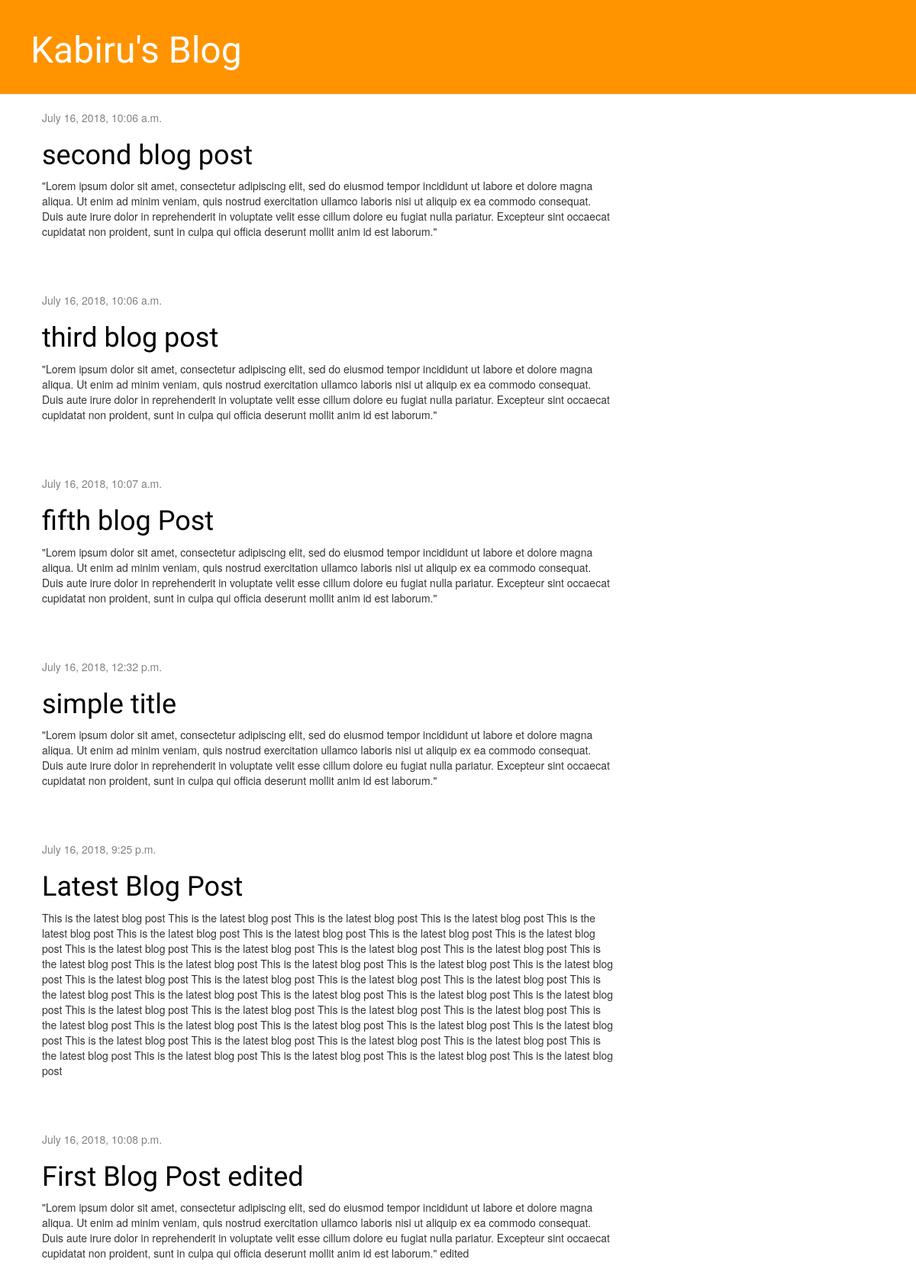
The page / on the database its author committed.
### blog/models.py (models this page shows, shortened)
class Post(models.Model):
    author = models.ForeignKey('auth.user', on_delete=models.CASCADE)
    title = models.CharField(max_length=200)
    text = models.TextField()
    created_date = models.DateTimeField(default=timezone.now)
    published_date = models.DateTimeField(blank=True, null=True)

### blog/views.py (the view)
# urls.py: url(r'^$', views.post_list,	name='post_list'),
def post_list(request):
    posts	=	Post.objects.filter(published_date__lte=timezone.now()).order_by('published_date')
    return render(request, 'blog/post_list.html', {'posts': posts})

### blog/templates/blog/post_list.html
{% extends 'blog/base.html' %} {% block content %} {% for post in posts %}
<div class="post">
    <div class="date">
        {{ post.published_date }}
    </div>
    <h1><a href="{%	url	'post_detail'	pk=post.pk	%}">{{	post.title	}}</a></h1>
    <p>{{ post.text|linebreaksbr }}</p>
</div>
{% endfor %} {% endblock %}

### blog/static/css/blog.css (style rules this page uses)
h1, h2, h3, h4 { font-family: 'Lobster', cursive; }
.date { color: #828282; }
.post { margin-bottom: 70px; }
.post h1 a, .post h1 a:visited { color: #000000; }

### rows shown on the page
Post: published_date "July 16, 2018, 10:06 a.m.", title "second blog post", text "\"Lorem ipsum dolor sit amet, consectetur adipiscing elit, sed do eiusmod tempor incididunt ut labore et dolore magna aliqua. Ut enim ad minim veniam, quis nostrud exercitation ullamco laboris nisi ut aliquip ex ea commodo consequat. Duis aute irure dolor in reprehenderit in voluptate velit esse cillum dolore eu fugiat nulla pariatur. Excepteur sint occaecat cupidatat non proident, sunt in culpa qui officia deserunt mollit anim id est laborum.\""
Post: published_date "July 16, 2018, 10:06 a.m.", title "third blog post", text "\"Lorem ipsum dolor sit amet, consectetur adipiscing elit, sed do eiusmod tempor incididunt ut labore et dolore magna aliqua. Ut enim ad minim veniam, quis nostrud exercitation ullamco laboris nisi ut aliquip ex ea commodo consequat. Duis aute irure dolor in reprehenderit in voluptate velit esse cillum dolore eu fugiat nulla pariatur. Excepteur sint occaecat cupidatat non proident, sunt in culpa qui officia deserunt mollit anim id est laborum.\""
Post: published_date "July 16, 2018, 10:07 a.m.", title "fifth blog Post", text "\"Lorem ipsum dolor sit amet, consectetur adipiscing elit, sed do eiusmod tempor incididunt ut labore et dolore magna aliqua. Ut enim ad minim veniam, quis nostrud exercitation ullamco laboris nisi ut aliquip ex ea commodo consequat. Duis aute irure dolor in reprehenderit in voluptate velit esse cillum dolore eu fugiat nulla pariatur. Excepteur sint occaecat cupidatat non proident, sunt in culpa qui officia deserunt mollit anim id est laborum.\""
Post: published_date "July 16, 2018, 12:32 p.m.", title "simple title", text "\"Lorem ipsum dolor sit amet, consectetur adipiscing elit, sed do eiusmod tempor incididunt ut labore et dolore magna aliqua. Ut enim ad minim veniam, quis nostrud exercitation ullamco laboris nisi ut aliquip ex ea commodo consequat. Duis aute irure dolor in reprehenderit in voluptate velit esse cillum dolore eu fugiat nulla pariatur. Excepteur sint occaecat cupidatat non proident, sunt in culpa qui officia deserunt mollit anim id est laborum.\""
Post: published_date "July 16, 2018, 9:25 p.m.", title "Latest Blog Post", text "This is the latest blog post This is the latest blog post This is the latest blog post This is the latest blog post This is the latest blog post This is the latest blog post This is the latest blog post This is the latest blog post This is the latest blog post This is the latest blog post This is the latest blog post This is the latest blog post This is the latest blog post This is the latest blog post This is the latest blog post This is the latest blog post This is the latest blog post This is the latest blog post This is the latest blog post This is the latest blog post This is the latest blog post This is the latest blog post This is the latest blog post This is the latest blog post…"
Post: published_date "July 16, 2018, 10:08 p.m.", title "First Blog Post edited", text "\"Lorem ipsum dolor sit amet, consectetur adipiscing elit, sed do eiusmod tempor incididunt ut labore et dolore magna aliqua. Ut enim ad minim veniam, quis nostrud exercitation ullamco laboris nisi ut aliquip ex ea commodo consequat. Duis aute irure dolor in reprehenderit in voluptate velit esse cillum dolore eu fugiat nulla pariatur. Excepteur sint occaecat cupidatat non proident, sunt in culpa qui officia deserunt mollit anim id est laborum.\" edited"
